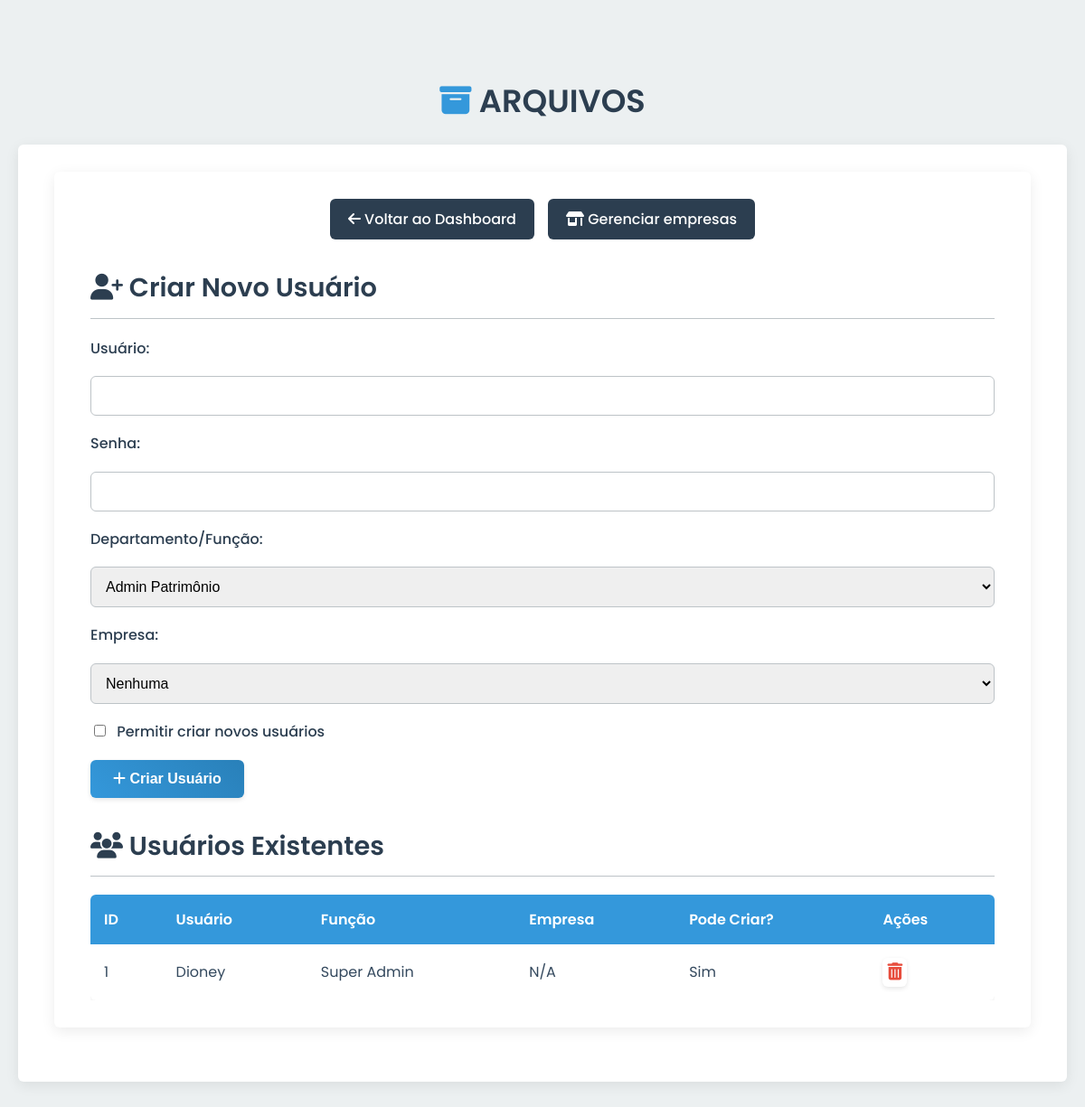
Before: /super_admin/users (signed in) with the older database file.
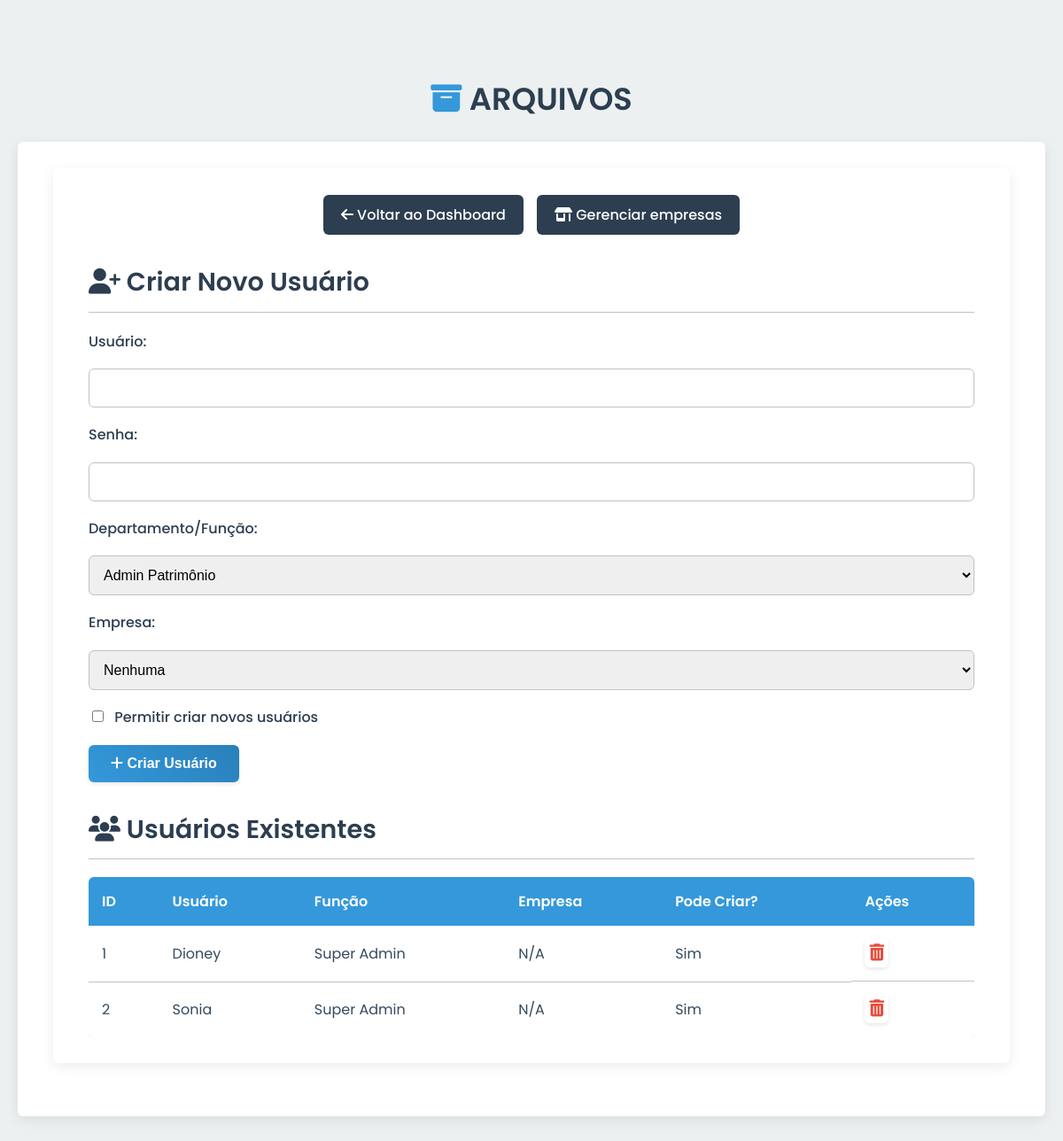
After: the same page with the newer database file.
### tables this page shows
CREATE TABLE users (
            id INTEGER PRIMARY KEY AUTOINCREMENT,
            username TEXT UNIQUE NOT NULL,
            password TEXT NOT NULL,
            role TEXT NOT NULL DEFAULT 'admin_patrimonio',
            can_add_users INTEGER NOT NULL DEFAULT 0,
            store_id INTEGER,
            FOREIGN KEY (store_id) REFERENCES stores(id)
        );

### app.py (the view, shortened to what this page needs)
@app.route('/super_admin/users', methods=['GET', 'POST'])
@login_required
@role_required(['super_admin'])
def user_management():
    db = get_db()
    users = db.execute("SELECT u.id, u.username, u.role, u.can_add_users, s.name as store_name FROM users u LEFT JOIN stores s ON u.store_id = s.id ORDER BY u.username").fetchall()
    stores = db.execute("SELECT id, name FROM stores ORDER BY name").fetchall()
    return render_template('super_admin/user_management.html', users=users, stores=stores)

### app.py (called while the page is built)
def login_required(f):
    @wraps(f)
    def decorated_function(*args, **kwargs):
        if 'logged_in' not in session:
            flash('Você precisa fazer login para acessar esta página.', 'danger')
            return redirect(url_for('admin_login'))
        return f(*args, **kwargs)
    return decorated_function

def role_required(allowed_roles):
    def decorator(f):
        @wraps(f)
        def decorated_function(*args, **kwargs):
            if 'logged_in' not in session or 'role' not in session:
                flash('Você precisa fazer login para acessar esta página.', 'danger')
                return redirect(url_for('admin_login'))
            if session['role'] not in allowed_roles:
                flash('Você não tem permissão para acessar esta página.', 'danger')
                if session.get('role') == 'super_admin':
                    return redirect(url_for('super_admin_dashboard'))
                return redirect(url_for('index'))
            return f(*args, **kwargs)
        return decorated_function
    return decorator

### database.py (called while the page is built)
def get_db():
    if 'db' not in g:
        g.db = sqlite3.connect(
            DATABASE
        )
        g.db.row_factory = sqlite3.Row
    return g.db

### templates/super_admin/user_management.html (shortened to what this page needs)
{% extends "base.html" %}
{% block content %}
<div class="card">
    <div class="admin-nav">
        <a href="{{ url_for('super_admin_dashboard') }}"><i class="fas fa-arrow-left"></i> Voltar ao Dashboard</a>
        <a href="{{ url_for('manage_stores') }}"><i class="fas fa-store-alt"></i> Gerenciar empresas</a>
    </div>
    <h2><i class="fas fa-user-plus"></i> Criar Novo Usuário</h2>
    <div class="form-section">
        <form action="{{ url_for('user_management') }}" method="POST">
            <label for="username">Usuário:</label>
            <input type="text" id="username" name="username" required>
            <label for="password">Senha:</label>
            <input type="password" id="password" name="password" required>
            <label for="role">Departamento/Função:</label>
            <select id="role" name="role" required>
                <option value="admin_patrimonio">Admin Patrimônio</option>
            </select>
            <label for="store_id">Empresa:</label>
            <select id="store_id" name="store_id">
                <option value="">Nenhuma</option>
            </select>
            <label>
                <input type="checkbox" name="can_add_users" style="width: auto; margin-right: 8px;">
                Permitir criar novos usuários
            </label>
            <button type="submit"><i class="fas fa-plus"></i> Criar Usuário</button>
        </form>
    </div>
    <h2><i class="fas fa-users"></i> Usuários Existentes</h2>
    <div class="table-wrapper">
        {% if users %}
            <table>
                <thead>
                    <tr>
                        <th>ID</th>
                        <th>Usuário</th>
                        <th>Função</th>
                        <th>Empresa</th>
                        <th>Pode Criar?</th>
                        <th>Ações</th>
                    </tr>
                </thead>
                <tbody>
                    {% for user in users %}
                        <tr>
                            <td>{{ user.id }}</td>
                            <td>{{ user.username }}</td>
                            <td>{{ user.role | replace('_', ' ') | title }}</td>
                            <td>{{ user.store_name or 'N/A' }}</td>
                            <td>{{ 'Sim' if user.can_add_users else 'Não' }}</td>
                            <td class="actions">
                                <form action="{{ url_for('delete_user', user_id=user.id) }}" method="POST" style="display:inline;">
                                    <button type="submit" class="delete" title="Excluir"><i class="fas fa-trash-alt"></i></button>
                                </form>
                            </td>
                        </tr>
                    {% endfor %}
                </tbody>
            </table>
        {% else %}
            <p style="text-align: center; padding: 20px;">Nenhum usuário cadastrado ainda.</p>
        {% endif %}
    </div>
</div>
{% endblock %}

### templates/base.html (shortened to what this page needs)
<!DOCTYPE html>
<html lang="pt-br">
<head>
    <link rel="stylesheet" href="{{ url_for('static', filename='css/style.css') }}">
    <link rel="stylesheet" href="https://cdnjs.cloudflare.com/ajax/libs/font-awesome/6.4.0/css/all.min.css">
</head>
<body>
    <div class="container">
        <h1><i class="fas fa-archive" style="color: var(--primary-color);"></i> ARQUIVOS</h1>
        <div class="card">
            {% block content %}{% endblock %}
        </div>
    </div>
</body>
</html>

### static/css/style.css (style rules this page uses)
:root { --primary-color: #3498db; --primary-hover: #2980b9; --secondary-color: #2c3e50; --danger-color: #e74c3c; --warning-color: #f1c40f; --success-color: #2ecc71; --bg-color: #ecf0f1; --card-bg-color: #ffffff; --text-color: #34495e; --border-color: #bdc3c7; --border-radius: 6px; --box-shadow: 0 4px 15px rgba(0, 0, 0, 0.08); --transition-speed: 0.3s; }
body { font-family: 'Poppins', sans-serif; background-color: var(--bg-color); color: var(--text-color); line-height: 1.6; margin: 0; }
.container { max-width: 1200px; margin: 40px auto; padding: 20px; }
h1, h2 { color: var(--secondary-color); font-weight: 600; }
h1 { font-size: 2.2rem; text-align: center; margin-bottom: 20px; }
h2 { font-size: 1.8rem; margin-top: 30px; margin-bottom: 20px; padding-bottom: 10px; border-bottom: 1px solid var(--border-color); }
.card { background: var(--card-bg-color); padding: 30px 40px; border-radius: var(--border-radius); box-shadow: var(--box-shadow); margin-bottom: 30px; }
.admin-nav { display: flex; justify-content: center; align-items: center; gap: 15px; flex-wrap: wrap; margin-bottom: 20px; }
.admin-nav a { background: var(--secondary-color); color: #fff; padding: 10px 20px; border-radius: var(--border-radius); text-decoration: none; font-weight: 500; transition: background-color var(--transition-speed), transform var(--transition-speed); }
form { display: flex; flex-direction: column; gap: 18px; }
form label { font-weight: 500; color: var(--secondary-color); }
form input, form select, form textarea { padding: 12px; border: 1px solid var(--border-color); border-radius: var(--border-radius); width: 100%; box-sizing: border-box; font-size: 1rem; transition: all var(--transition-speed); }
form button { background: linear-gradient(45deg, var(--primary-color), #2980b9); color: white; padding: 12px 25px; border: none; border-radius: var(--border-radius); cursor: pointer; font-size: 1rem; font-weight: 600; transition: all var(--transition-speed); align-self: flex-start; box-shadow: 0 2px 5px rgba(0,0,0,0.1); }
.table-wrapper { overflow-x: auto; }
table { width: 100%; border-collapse: collapse; background: #fff; border-radius: var(--border-radius); box-shadow: var(--box-shadow); overflow: hidden; }
table th { background: var(--primary-color); color: #fff; padding: 15px; text-align: left; font-weight: 600; }
table td { padding: 15px; border-bottom: 1px solid var(--border-color); }
table tbody tr:last-child td { border-bottom: none; }
.actions { display: flex; gap: 10px; align-items: center; }
.actions a, .actions button { text-decoration: none; border: none; background: none; cursor: pointer; padding: 5px; font-size: 1.2rem; transition: transform var(--transition-speed); }
.actions .delete { color: var(--danger-color); }

Changed rows visible on the page:
added users: id "2", username "Sonia", role "Super Admin", store_name "N/A", can_add_users "Sim"
